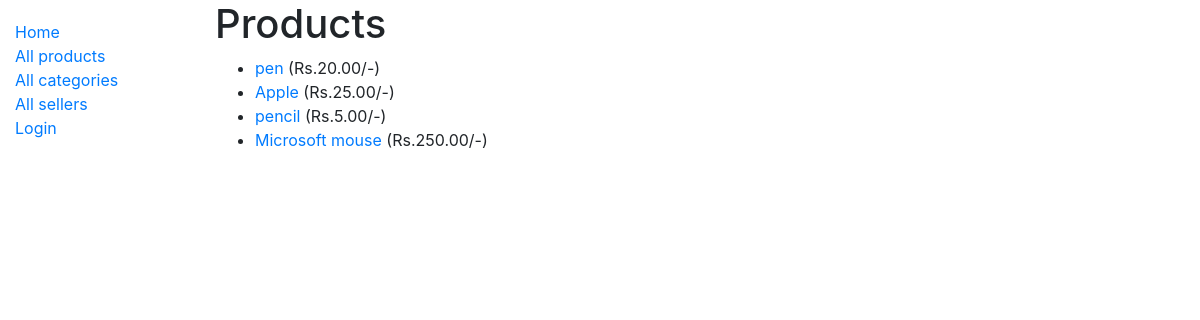
The app's page /market/products/ with its own data.
### market/models.py (models this page shows, shortened)
class Product(models.Model):
    name = models.CharField(max_length=50)
    price = models.DecimalField(max_digits=8, decimal_places=2)
    description = models.TextField(max_length=1000, help_text='brief description of the product', blank=True)
    image = models.ImageField(default='default.png',blank=True)
    seller = models.ForeignKey(Seller, on_delete=models.SET_NULL, null=True, blank=True)
    category = models.ManyToManyField(Category, help_text='Categories for this product', blank=True)
    stock = models.PositiveIntegerField(default=1)
    def get_absolute_url(self):
        return reverse('market:product-detail', args=[str(self.id)])

### market/views.py (the view)
# urls.py: path('products/', views.ProductListView.as_view(), name='products'),
class ProductListView(generic.ListView):
    model = Product

### market/templates/market/product_list.html
{% extends "base_generic.html" %}
{% block content %}
  <h1>Products</h1>
  {% if product_list %}
  <ul>
    {% for product in product_list %}
      <li>
        <a href="{{ product.get_absolute_url }}">{{ product.name }}</a> (Rs.{{product.price}}/-)
      </li>
    {% endfor %}
  </ul>
  {% else %}
    <p>There are no products currently available in the market.</p>
  {% endif %}
{% endblock %}

### records on screen
Product: name "pen", price "20.00"
Product: name "Apple", price "25.00"
Product: name "pencil", price "5.00"
Product: name "Microsoft mouse", price "250.00"
